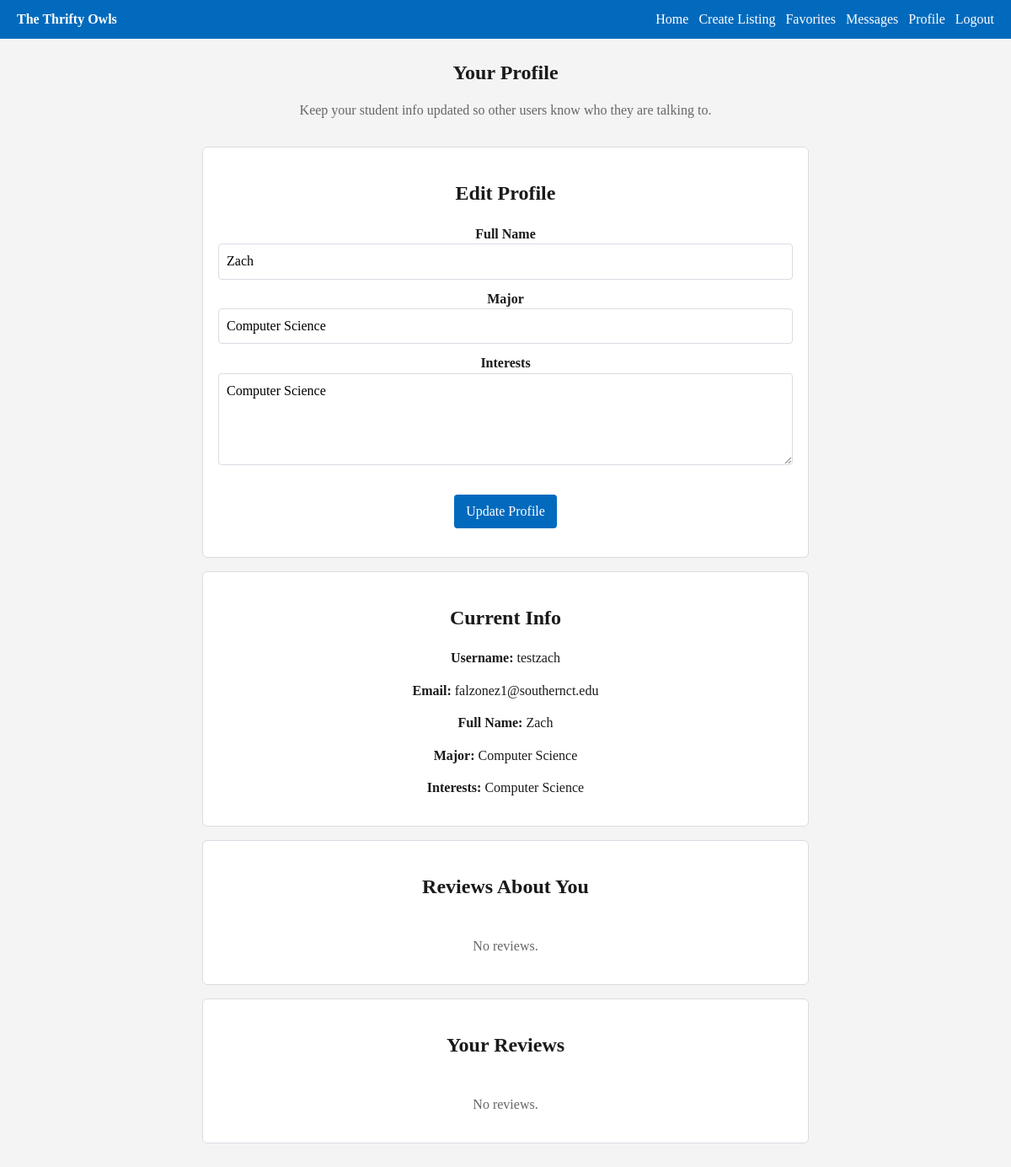
/profile (signed in), run on an earlier commit of the app's database.
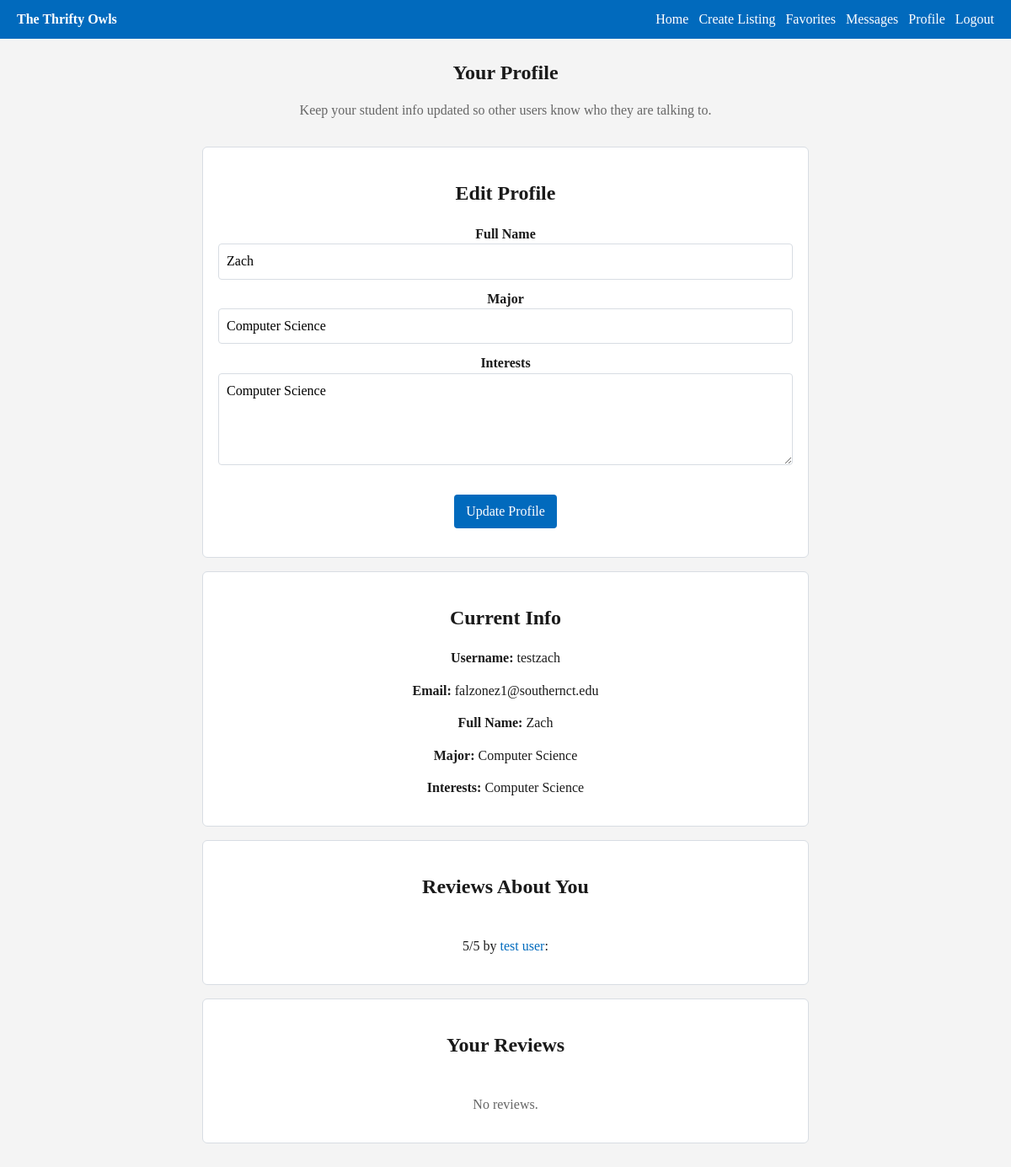
And on a later commit of the database.
### app/models.py (models this page shows)
class Review(db.Model):
    id = db.Column(db.Integer, primary_key=True)
    reviewer_id = db.Column(db.Integer, db.ForeignKey('user.id'), nullable=False)
    reviewed_id = db.Column(db.Integer, db.ForeignKey('user.id'), nullable=False)
    rating = db.Column(db.Integer, nullable=False)  # 1–5
    comment = db.Column(db.String(300))
    timestamp = db.Column(db.DateTime, default=datetime.utcnow)

class User(UserMixin, db.Model):
    id = db.Column(db.Integer, primary_key=True)
    is_admin = db.Column(db.Boolean, default=False)
    is_blocked = db.Column(db.Boolean, default=False)
    email = db.Column(db.String(150), unique=True, nullable=False)
    username = db.Column(db.String(150), unique=True, nullable=False)
    password = db.Column(db.String(150), nullable=False)
    name = db.Column(db.String(150))
    major = db.Column(db.String(150))
    interests = db.Column(db.String(300))
    image = db.Column(db.String(200))  # store filename/path
    posts = db.relationship('Post', backref='owner', lazy=True)
    sent_messages = db.relationship('Message', foreign_keys='Message.sender_id', backref='sender', lazy=True)
    received_messages = db.relationship('Message', foreign_keys='Message.receiver_id', backref='receiver', lazy=True)
    reviews_given = db.relationship('Review', foreign_keys='Review.reviewer_id', backref='reviewer', lazy=True)
    reviews_received = db.relationship('Review', foreign_keys='Review.reviewed_id', backref='reviewed', lazy=True)

### app/routes.py (the view, shortened to what this page needs)
@main.route('/profile', methods=['GET', 'POST'])
@login_required
def profile():
    form = ProfileForm(obj=current_user)
    received_reviews = Review.query.filter_by(reviewed_id=current_user.id).order_by(Review.timestamp.desc()).all()
    authored_reviews = Review.query.filter_by(reviewer_id=current_user.id).order_by(Review.timestamp.desc()).all()
    return render_template('profile.html', form=form, received_reviews=received_reviews, authored_reviews=authored_reviews)

### app/forms.py
class ProfileForm(FlaskForm):
    name = StringField('Full Name', validators=[Length(max=150)])
    major = StringField('Major', validators=[Length(max=150)])
    interests = TextAreaField('Interests', validators=[Length(max=300)])
    image = FileField('Profile Image')  # optional
    submit = SubmitField('Update Profile')

### app/models.py (called while the page is built)
@login_manager.user_loader
def load_user(user_id):
    return User.query.get(int(user_id))

### app/templates/profile.html (shortened to what this page needs)
{% extends "base.html" %}
{% block content %}
<section class="page-header">
    <h1>Your Profile</h1>
    <p class="muted">Keep your student info updated so other users know who they are talking to.</p>
</section>
<div class="grid two-col">
    <section class="card">
        <h2>Edit Profile</h2>
        <form method="post">
            <div>
                <label for="{{ form.name.id }}">{{ form.name.label.text }}</label>
                {{ form.name() }}
            </div>
            <div>
                <label for="{{ form.major.id }}">{{ form.major.label.text }}</label>
                {{ form.major() }}
            </div>
            <div>
                <label for="{{ form.interests.id }}">{{ form.interests.label.text }}</label>
                {{ form.interests(rows=4) }}
            </div>
            <p>{{ form.submit() }}</p>
        </form>
    </section>
    <section class="card">
        <h2>Current Info</h2>
        <p><strong>Username:</strong> {{ current_user.username }}</p>
        <p><strong>Email:</strong> {{ current_user.email }}</p>
        <p><strong>Full Name:</strong> {{ current_user.name or 'Not added yet' }}</p>
        <p><strong>Major:</strong> {{ current_user.major or 'Not added yet' }}</p>
        <p><strong>Interests:</strong> {{ current_user.interests or 'Not added yet' }}</p>
    </section>
</div>
<section class="card review-row">
    <h2>Reviews About You</h2>
    {% for review in received_reviews %}
        <p>{{ review.rating }}/5 by <a href="{{ url_for('main.view_profile', user_id=review.reviewer_id) }}">{{ review.reviewer.username }}</a>: {{ review.comment }}</p>
    {% else %}
        <p class="muted">No reviews.</p>
    {% endfor %}
</section>
<section class="card review-row">
    <h2>Your Reviews</h2>
    {% for review in authored_reviews %}
        <p>{{ review.rating }}/5 for <a href="{{ url_for('main.view_profile', user_id=review.reviewed_id) }}">{{ review.reviewed.username }}</a>: {{ review.comment }}</p>
        <p><a href="{{ url_for('main.edit_review', review_id=review.id) }}">Edit</a></p>
        <form method="post" action="{{ url_for('main.delete_review', review_id=review.id) }}">
            <input type="submit" value="Delete">
        </form>
    {% else %}
        <p class="muted">No reviews.</p>
    {% endfor %}
</section>
{% endblock %}

What changed in the data, as far as the page shows it:
added Review: rating "5", reviewer.username "test user"
Also different on the page:
text no longer shown: "No reviews."
